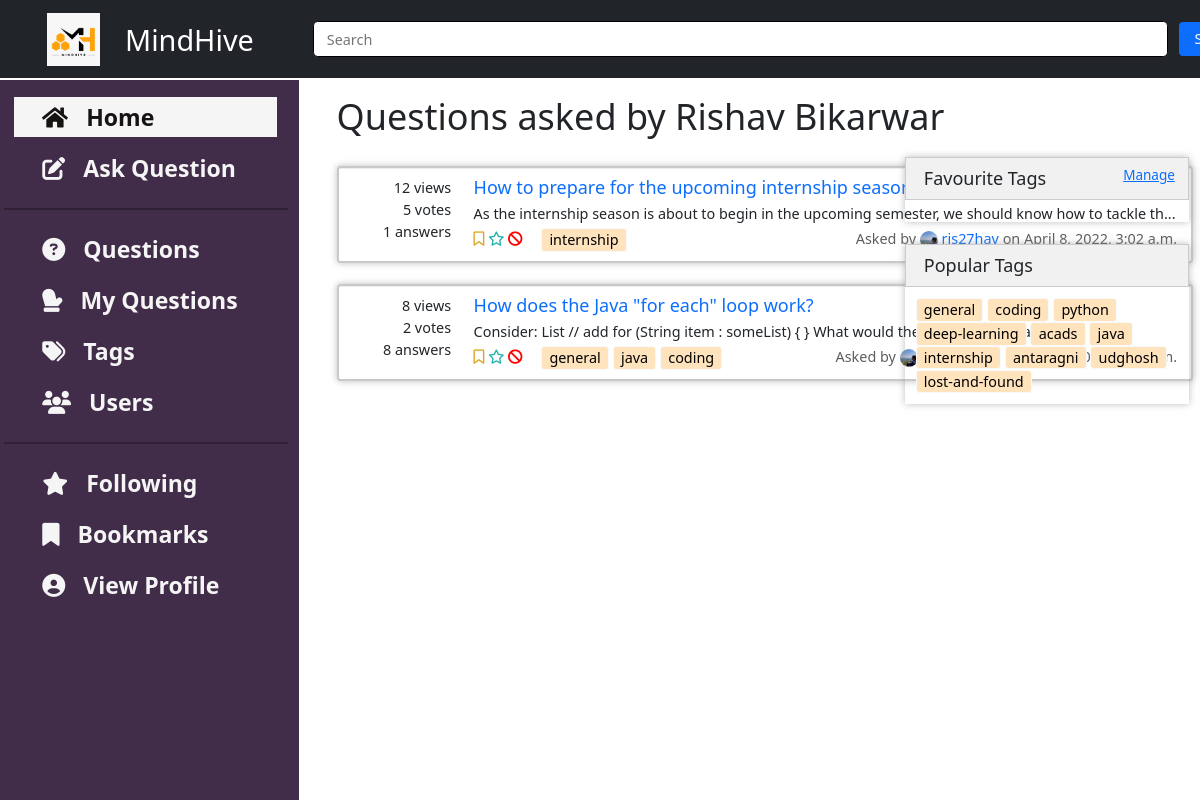
The app's page /home/4/questions with its own data.
### questions/models.py (models this page shows, shortened)
class Question(Content):
    title = models.CharField(max_length=100)
    tags = models.ManyToManyField(to='tags.Tag', blank=False)
    viewedBy = models.ManyToManyField(to='users.User', related_name='viewedBy', blank=True)
    def get_summary_text(self):
        text = re.sub(r'<.*?>|&+.*;+', '', self.text)
        return text[:100] + '...'
    class Meta:
        ordering = ['-pub_date']

### home/models.py (models this page shows, shortened)
class Content(models.Model):
    text = RichTextField(blank=False)
    author = models.ForeignKey(to='users.User', on_delete=models.SET_NULL, related_name='author', null=True)
    anonymous = models.BooleanField(default=False)
    pub_date = models.DateTimeField('date published', default = datetime.now(), blank=True, null=True)
    likedBy = models.ManyToManyField(to='users.User', related_name='likedBy', blank=True)
    dislikedBy = models.ManyToManyField(to='users.User', related_name='dislikedBy', blank=True)
    def get_votes(self):
        return self.likedBy.count() - self.dislikedBy.count()
    def get_author_name(self):
        if self.anonymous:
            return 'Anonymous User'
        else:
            return self.author.username

### tags/models.py (models this page shows, shortened)
class Tag(models.Model):
    name = models.CharField(max_length=50)

### users/models.py (models this page shows, shortened)
class User(AbstractUser):
    username = models.CharField(max_length=25,blank=False,unique=True)
    email = models.EmailField(
        verbose_name='email address',
        max_length=50,
        unique=True,
        blank=False,
        validators=[EmailValidator()]
    )
    name = models.CharField(max_length=30, blank=True, null=True)
    profile_image = models.ImageField(upload_to='profile_image', default='default.jpg')
    blocked = models.BooleanField(default=False)
    followingQuestions = models.ManyToManyField(to='questions.Question', related_name='users_following', blank=True)
    bookmarkQuestions = models.ManyToManyField(to='questions.Question', related_name='users_bookmarked', blank=True)
    favouriteTags = models.ManyToManyField(to='tags.Tag', blank=True)
    objects = UserInfoManager()
    USERNAME_FIELD = 'email'
    REQUIRED_FIELDS = ['username' ]

### home/views.py (the view)
# urls.py: path('<int:user_id>/questions', views.otautQues, name='otherauthorQuestions') ,      # author questions page
def otautQues(request, user_id):
    user = User.objects.filter(id=user_id)
    autQuestions = Question.objects.filter(author__in=user,anonymous=False).distinct()
    context = {
        'questions': autQuestions,
        'pop_tags': get_popular_tags(),
        'title': 'Questions asked by '+user.first().name
    }
    return render(request, 'home/author_questions.html', context=context)

### home/views.py (called while the page is built)
def get_popular_tags():
    return sorted(Tag.objects.all(), key=lambda x: x.question_set.count(), reverse=True)[:10]

### home/templates/home/author_questions.html (shortened to what this page needs)
{% extends 'questions_list.html' %}
{% block heading %}
{{title}}
{% endblock %}

### templates/questions_list.html (shortened to what this page needs)
{% extends 'base.html' %}
{% block insert_content %}
<h1 class="container">
    {% block heading %}{% endblock %}
</h1>
<br>
<div class="container">
    {% if questions %}
    {%for question in questions%}
    <div class="card d-flex flex-row "
        style="box-shadow: 0 1px 1px rgba(0, 0, 0, 0.075) inset, 0 0 8px rgba(146, 146, 146, 0.6);">
        <div class="d-flex flex-column align-middle ques-stats">
            <span>{{question.viewedBy.count}} views</span>
            <span>{{question.get_votes}} votes</span>
            <span>{{question.answer_set.count}} answers</span>
        </div>
        <div class="d-flex flex-column">
            <a href="{% url 'questions:view_question' question_id=question.id %}" style="text-decoration: none;">
                <h5 style="margin-bottom: 4px;">{{question.title}}</h5>
            </a>
            <div style="margin-bottom: 4px;">{{question.get_summary_text}}</div>
            <div class="d-flex flex-row">
                <span>
                    <form class="follow-bookmark-form icon-only-buttons" style="display:inline">
                        <button type="submit" class="bookmark" name="action" , value="bookmark" data-toggle="tooltip" data-placement="bottom" title="Bookmark">
                            {% if user in question.users_bookmarked.all %}
                            <i class="fa-solid fa-bookmark"></i>
                            {% else %}
                            <i class="fa-regular fa-bookmark"></i>
                            {% endif %}
                        </button>
                        <button type="submit" class="follow" name="action" , value="follow" data-toggle="tooltip" data-placement="bottom" title="Follow">
                            {% if user in question.users_following.all %}
                            <i class="fa-solid fa-star"></i>
                            {% else %}
                            <i class="fa-regular fa-star"></i>
                            {% endif %}
                        </button>
                    </form>
                    {% if not user.blocked %}
                    <button type="button" class="report-button" data-bs-toggle="modal" data-bs-target="#staticBackdrop"  data-toggle="tooltip" data-placement="bottom" title="Report">
                        <i class="fa-solid fa-ban" style="color: red;"></i>
                    </button>
                    {% endif %}
                    {% for tag in question.tags.all %}
                    {% if tag in user.favouriteTags.all %}
                    <a class="btn btn-success" style="padding: 0px 8px;" href="{% url 'home:tags' tagname=tag.name%}"
                        class="tag_questions">{{tag.name}}</a>
                    {% else %}
                    <a class="btn btn-light" style="padding: 0px 8px; background-color: rgb(255, 227, 189);"
                        href="{% url 'home:tags' tagname=tag.name%}" class="tag_questions">{{tag.name}}</a>
                    {% endif %}
                    {% endfor %}
                </span>
                <div class="text-right" style="position: absolute; right: 16px; color: rgb(94, 94, 94);">Asked by
                    {% if question.get_author_name == 'Anonymous User' %}
                    someone
                    {% else %}
                    <a style="text-decoration: none;" href="{% url 'users:view_user' question.author.id %}">
                        <img src="{{question.author.profile_image.url}}" width="20" height="20"
                            style="border-radius: 50%;">
                        {{question.author.username}}</a>
                    {% endif %}
                    on {{question.pub_date}}
                </div>
            </div>
        </div>
    </div>
    <br />
    {%endfor%}
    {% else %}
    <h2>
        {% block empty_message %}
        No questions to display.
        {% endblock %}
    </h2>
    {% endif %}
</div>
{% endblock %}
{% block insert_right_bar %}
<br> <br> <br>
<div class="fav-tags" style="box-shadow: 0 1px 1px rgba(0, 0, 0, 0.075) inset, 0 0 8px rgba(146, 146, 146, 0.6);">
    <div class="tags-box">Favourite Tags
        <a href="{% url 'users:addtags' %}" style="position: absolute; right: 28px; font-size: 15px;">Manage</a>
    </div>
    <div style="padding: 12px;">
    </div>
</div>
<br>
<div class="popular-tags" style="box-shadow: 0 1px 1px rgba(0, 0, 0, 0.075) inset, 0 0 8px rgba(146, 146, 146, 0.6);">
    <div class="tags-box">Popular Tags</div>
    <div style="padding: 12px;">
        {% for tag in pop_tags %}
        {% if tag in user.favouriteTags.all %}
        <a class="btn btn-success" style="padding: 0px 8px; margin: 3px 0px;"
            href="{% url 'home:tags' tagname=tag.name%}" class="tag_questions">{{tag.name}}
        </a>
        {% else %}
        <a class="btn btn-light" style="padding: 0px 8px; background-color: rgb(255, 227, 189);"
            href="{% url 'home:tags' tagname=tag.name%}" class="tag_questions">{{tag.name}}
        </a>
        {% endif %}
        {% endfor %}
    </div>
</div>
{% endblock %}

### static/css/master.css (style rules this page uses)
* { margin: 0; padding: 0; }
html { scroll-behavior: smooth; zoom: 90%; }
:root { --navbar-height: 59px; }
.tags-box { padding: 8px 20px; font-size: 20px; background-color: rgb(241, 241, 241); border: 2px solid rgb(204, 204, 204); }
.icon-only-buttons button { background-color: transparent; border: none; color: black; padding: 0; margin: 0; }
.icon-only-buttons .fa-bookmark { color: goldenrod; }
.icon-only-buttons .fa-star { color: lightseagreen; }
.report-button { background-color: transparent; border: none; color: black; padding: 0; margin: 0; }
.card { padding: 10px; border: 3px solid rgb(201, 201, 201); }
.ques-stats span { width: 25%; min-width: 140px; text-align: right; padding-right: 25px; }

### records on screen
Question: viewedBy.count "12", get_votes "5", answer_set.count "1", title "How to prepare for the upcoming internship season?", get_summary_text "As the internship season is about to begin in the upcoming semester, we should know how to tackle th...", author.profile_image (picture), author.username "ris27hav", pub_date "April 8, 2022, 3:02 a.m."
Tag: name "internship"
Question: viewedBy.count "8", get_votes "2", answer_set.count "8", title "How does the Java \"for each\" loop work?", get_summary_text "Consider: List // add for (String item : someList) { } What would the equivalentsyntax...", author.profile_image (picture)
Tag: name "general"
Tag: name "java"
Tag: name "coding"
Tag: name "python"
Tag: name "deep-learning"
Tag: name "acads"
Tag: name "antaragni"
Tag: name "udghosh"
Tag: name "lost-and-found"

### other values on screen
{{ title }} "Questions asked by Rishav Bikarwar"
